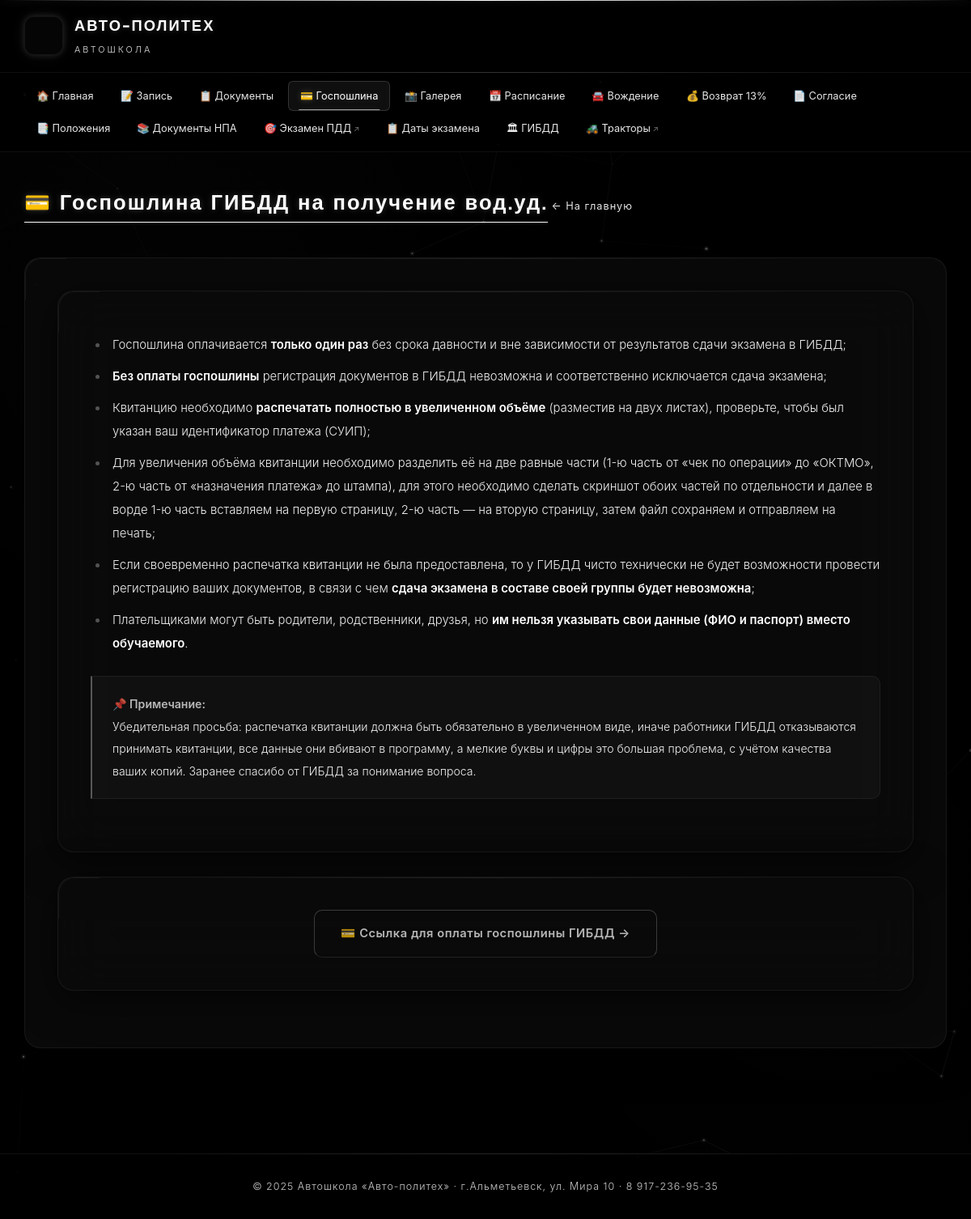
The app's page /fee-info/ with its own data.
### main/models.py (models this page shows, shortened)
class FeeInfoPageContent(models.Model):
    content = models.TextField('Содержание страницы (HTML)')
    class Meta:
        verbose_name = 'Страница госпошлины'
        verbose_name_plural = 'Страница госпошлины'
    @classmethod
    def load(cls):
        obj, created = cls.objects.get_or_create(pk=1)
        return obj

class SiteSettings(models.Model):
    phone = models.CharField('Телефон', max_length=100, default='8 917-236-95-35')
    address = models.CharField('Адрес', max_length=300, default='г.Альметьевск, ул. Мира 10')
    office_room = models.CharField('Кабинет записи', max_length=50, default='№312')
    work_hours = models.CharField('Время работы', max_length=200,
                                  default='понедельник-пятница с 8:00 до 16:00 (обед с 12:00 до 13:00)')
    director_name = models.CharField('Руководитель', max_length=200, default='Алаев Владимир Петрович')
    director_office = models.CharField('Кабинет руководителя', max_length=50, default='220 кабинет')
    gosposhlina_link = models.URLField('Ссылка для оплаты госпошлины', max_length=500, blank=True)
    class Meta:
        verbose_name = 'Настройки сайта'
        verbose_name_plural = 'Настройки сайта'
    @classmethod
    def load(cls):
        obj, created = cls.objects.get_or_create(pk=1)
        return obj

### main/views.py (the view)
# urls.py: path('fee-info/', views.fee_info, name='fee_info'),
def fee_info(request):
    content = FeeInfoPageContent.load()
    settings = SiteSettings.load()
    context = {
        'content': content,
        'settings': settings,
    }
    return render(request, 'main/fee_info.html', context)

### main/context_processors.py (called while the page is built)
def site_settings(request):
    try:
        settings = SiteSettings.load()
    except Exception:
        settings = None
    return {'site_settings': settings}

### main/templates/main/fee_info.html (shortened to what this page needs)
{% extends 'main/base.html' %}
{% block content %}
<div class="page-header">
    <h2>💳 Госпошлина ГИБДД на получение вод.уд.</h2>
    <a href="{% url 'main:index' %}" class="back-link">← На главную</a>
</div>
<div class="glass-card">
    <div class="content-text">
        {% if content.content %}
            {{ content.content|safe }}
        {% endif %}
    </div>
</div>
{% endblock %}

### main/templates/main/base.html (shortened to what this page needs)
{% load static %}
<!DOCTYPE html>
<html lang="ru">
<head>
    <link rel="stylesheet" href="{% static 'main/css/style.css' %}">
</head>
<body>
    <header class="header">
        <div class="header-content">
            <a href="{% url 'main:index' %}" class="logo">
                <div class="logo-icon"><img src=""></div>
                <div class="logo-text">
                    <h1>АВТО-ПОЛИТЕХ</h1>
                    <span>Автошкола</span>
                </div>
            </a>
        </div>
    </header>
    <nav class="nav">
        <div class="nav-content">
            <ul class="nav-list">
                <li><a href="{% url 'main:index' %}" {% if request.resolver_match.url_name == 'index' %}class="active"{% endif %}>🏠 Главная</a></li>
                <li><a href="{% url 'main:enrollment' %}" {% if request.resolver_match.url_name == 'enrollment' %}class="active"{% endif %}>📝 Запись</a></li>
                <li><a href="{% url 'main:documents' %}" {% if request.resolver_match.url_name == 'documents' %}class="active"{% endif %}>📋 Документы</a></li>
                <li><a href="{% url 'main:fee_info' %}" {% if request.resolver_match.url_name == 'fee_info' %}class="active"{% endif %}>💳 Госпошлина</a></li>
                <li><a href="{% url 'main:gallery' %}" {% if request.resolver_match.url_name == 'gallery' %}class="active"{% endif %}>📸 Галерея</a></li>
                <li><a href="{% url 'main:schedule' %}" {% if request.resolver_match.url_name == 'schedule' %}class="active"{% endif %}>📅 Расписание</a></li>
                <li><a href="{% url 'main:driving_schedules' %}" {% if request.resolver_match.url_name == 'driving_schedules' %}class="active"{% endif %}>🚘 Вождение</a></li>
                <li><a href="{% url 'main:tax_return' %}" {% if request.resolver_match.url_name == 'tax_return' %}class="active"{% endif %}>💰 Возврат 13%</a></li>
                <li><a href="{% url 'main:consent' %}" {% if request.resolver_match.url_name == 'consent' %}class="active"{% endif %}>📄 Согласие</a></li>
                <li><a href="{% url 'main:regulations' %}" {% if request.resolver_match.url_name == 'regulations' %}class="active"{% endif %}>📑 Положения</a></li>
                <li><a href="{% url 'main:normative_docs' %}" {% if request.resolver_match.url_name == 'normative_docs' %}class="active"{% endif %}>📚 Документы НПА</a></li>
                <li><a href="https://pddlife.com/" target="_blank" class="external">🎯 Экзамен ПДД</a></li>
                <li><a href="{% url 'main:exam_dates' %}" {% if request.resolver_match.url_name == 'exam_dates' %}class="active"{% endif %}>📋 Даты экзамена</a></li>
                <li><a href="{% url 'main:gibdd_dates' %}" {% if request.resolver_match.url_name == 'gibdd_dates' %}class="active"{% endif %}>🏛 ГИБДД</a></li>
                <li><a href="https://gtn-exam.ru/" target="_blank" class="external">🚜 Тракторы</a></li>
            </ul>
        </div>
    </nav>
    <main class="main-content">
        {% block content %}{% endblock %}
    </main>
    <footer class="footer">
        <p>© 2025 Автошкола «Авто-политех» · {% if site_settings %}{{ site_settings.address }}{% else %}г.Альметьевск, ул. Мира 10{% endif %} · {% if site_settings %}{{ site_settings.phone }}{% else %}8 917-236-95-35{% endif %}</p>
    </footer>
</body>
</html>

### records on screen
FeeInfoPageContent: content "Госпошлина оплачивается только один раз без срока давности и вне зависимости от результатов сдачи экзамена в ГИБДД; Без оплаты госпошлины регистрация документов в ГИБДД невозможна и соответственно исключается сдача экзамена; Квитанцию необходимо распечатать полностью в увеличенном объёме (разместив на двух листах), проверьте, чтобы был указан ваш идентификатор платежа (СУИП); Для увеличения объёма квитанции необходимо разделить её на две равные части (1-ю часть от «чек по операции» до «ОКТМО», 2-ю часть от «назначения платежа» до штампа), для этого необходимо сделать скриншот обоих частей по отдельности и далее в ворде 1-ю часть вставляем на первую страницу, 2-ю часть — на вторую страницу,…"
SiteSettings: address "г.Альметьевск, ул. Мира 10", phone "8 917-236-95-35"
